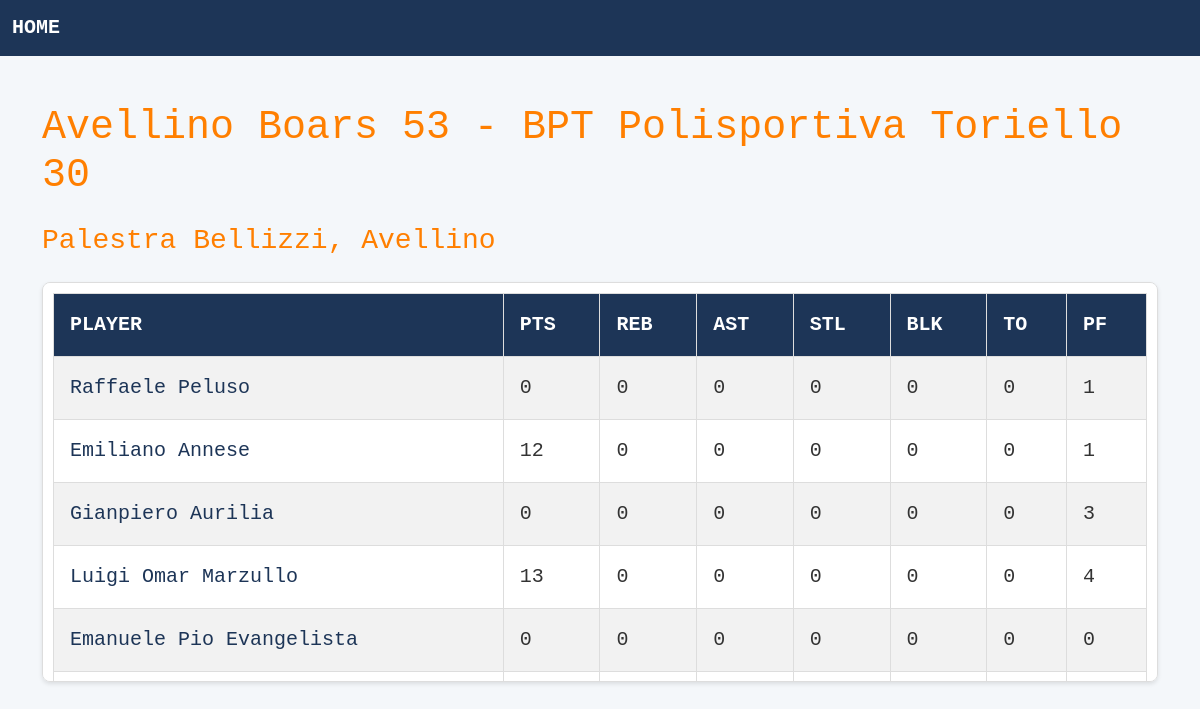
The page /games/4 on the database its author committed.
### tables this page shows
CREATE TABLE games (
    id INTEGER PRIMARY KEY AUTOINCREMENT,
    home_team VARCHAR(255),
    away_team VARCHAR(255),
    home_score INTEGER,
    away_score INTEGER,
    location VARCHAR(255),
    date DATE
);

CREATE TABLE player_stats (
    id INTEGER PRIMARY KEY AUTOINCREMENT,
    player_id INTEGER,
    game_id INTEGER,
    pts INTEGER,
    reb INTEGER,
    ast INTEGER,
    stl INTEGER,
    blk INTEGER,
    turn INTEGER,  
    pf INTEGER,
    FOREIGN KEY (player_id) REFERENCES players (id),
    FOREIGN KEY (game_id) REFERENCES games (id)
);

CREATE TABLE players (
    id INTEGER PRIMARY KEY AUTOINCREMENT,
    name VARCHAR(255),
    jersey INTEGER,
    position VARCHAR(255),
    height REAL,
    weight REAL,
    age INTEGER,
    ppg REAL DEFAULT 0,
    rpg REAL DEFAULT 0,
    apg REAL DEFAULT 0,
    fpg REAL DEFAULT 0
);

### app.py (the view)
@app.route("/games/<int:id>")
def get_game(id):
    connection = get_connection()
    cursor = connection.cursor()
    cursor.execute("SELECT * FROM games WHERE id = ?", (id,))
    game = cursor.fetchone()
    if game:
        cursor.execute("""
            SELECT players.name, players.id, player_stats.pts, player_stats.reb, player_stats.ast,
                   player_stats.stl, player_stats.blk, player_stats.turn, player_stats.pf
            FROM player_stats
            JOIN players ON player_stats.player_id = players.id
            WHERE player_stats.game_id = ?
        """, (id,))
        player_stats = cursor.fetchall()
        connection.close()
        return render_template("game.html", game=game, player_stats=player_stats)
    else:
        connection.close()
        return {"error": "Game not found"}, 404

### app.py (called while the page is built)
def get_connection():
    connection = sqlite3.connect("data/database.db")
    connection.row_factory = sqlite3.Row
    return connection

### templates/game.html
{% extends "base.html" %} {% block content %}
<div class="container mt-5">
  <h1 class="text-left mb-4" style="color: #ff7f00">
    {{ game.home_team }} {{ game.home_score }} - {{ game.away_team }} {{
    game.away_score }}
  </h1>
  <h3 class="text-left mb-4" style="color: #ff7f00">{{ game.location }}</h3>
  <div class="scrollable-box">
    <table class="table table-bordered table-striped table-hover">
      <thead class="bg-dark text-white">
        <tr>
          <th>PLAYER</th>
          <th>PTS</th>
          <th>REB</th>
          <th>AST</th>
          <th>STL</th>
          <th>BLK</th>
          <th>TO</th>
          <th>PF</th>
        </tr>
      </thead>
      <tbody>
        {% for stat in player_stats %}
        <tr>
          <td>
            <a href="{{ url_for('get_player', id=stat.id) }}"
              >{{ stat.name }}</a
            >
          </td>
          <td>{{ stat.pts }}</td>
          <td>{{ stat.reb }}</td>
          <td>{{ stat.ast }}</td>
          <td>{{ stat.stl }}</td>
          <td>{{ stat.blk }}</td>
          <td>{{ stat.turn }}</td>
          <td>{{ stat.pf }}</td>
        </tr>
        {% endfor %}
      </tbody>
    </table>
  </div>
</div>
{% endblock %}

### static/styles.css (style rules this page uses)
body { font-family: "Consolas", monospace; font-size: 20px; background-color: #f4f7fa; color: #333; margin: 0; padding: 0; }
a { color: #1d3557; text-decoration: none; }
.scrollable-box { max-height: 400px; overflow-y: auto; border: 1px solid #ddd; border-radius: 8px; padding: 10px; background-color: #ffffff; box-shadow: 0 2px 4px rgba(0, 0, 0, 0.1); }
.scrollable-box table { width: 100%; border-collapse: collapse; }
.scrollable-box th, .scrollable-box td { text-align: left; padding: 16px; border: 1px solid #ddd; }
.scrollable-box th { background-color: #1d3557; color: white; }
.scrollable-box td { color: #333; }

### rows shown on the page
games: home_team "Avellino Boars", home_score "53", away_team "BPT Polisportiva Toriello", away_score "30", location "Palestra Bellizzi, Avellino"
player_stats: name "Raffaele Peluso", pts "0", reb "0", ast "0", stl "0", blk "0", turn "0", pf "1"
player_stats: name "Emiliano Annese", pts "12", reb "0", ast "0", stl "0", blk "0", turn "0", pf "1"
player_stats: name "Gianpiero Aurilia", pts "0", reb "0", ast "0", stl "0", blk "0", turn "0", pf "3"
player_stats: name "Luigi Omar Marzullo", pts "13", reb "0", ast "0", stl "0", blk "0", turn "0", pf "4"
player_stats: name "Emanuele Pio Evangelista", pts "0", reb "0", ast "0", stl "0", blk "0", turn "0", pf "0"
